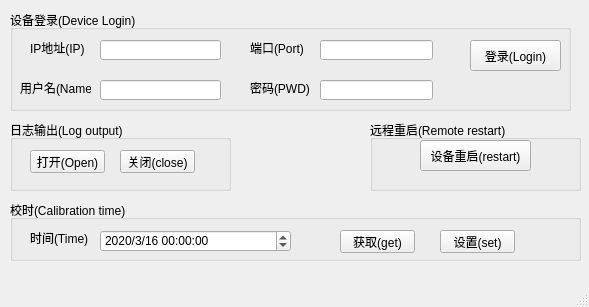
<?xml version="1.0" encoding="UTF-8"?>
<ui version="4.0">
 <class>MainWindow</class>
 <widget class="QMainWindow" name="MainWindow">
  <property name="geometry">
   <rect>
    <x>0</x>
    <y>0</y>
    <width>589</width>
    <height>307</height>
   </rect>
  </property>
  <property name="windowTitle">
   <string>设备控制(DeviceControl)</string>
  </property>
  <widget class="QWidget" name="centralwidget">
   <widget class="QGroupBox" name="groupBox">
    <property name="geometry">
     <rect>
      <x>10</x>
      <y>10</y>
      <width>561</width>
      <height>101</height>
     </rect>
    </property>
    <property name="title">
     <string>设备登录(Device Login)</string>
    </property>
    <widget class="QLabel" name="label">
     <property name="geometry">
      <rect>
       <x>20</x>
       <y>30</y>
       <width>71</width>
       <height>16</height>
      </rect>
     </property>
     <property name="text">
      <string>IP地址(IP)</string>
     </property>
    </widget>
    <widget class="QLineEdit" name="IP_lineEdit">
     <property name="geometry">
      <rect>
       <x>90</x>
       <y>30</y>
       <width>121</width>
       <height>20</height>
      </rect>
     </property>
    </widget>
    <widget class="QLabel" name="label_2">
     <property name="geometry">
      <rect>
       <x>240</x>
       <y>30</y>
       <width>71</width>
       <height>16</height>
      </rect>
     </property>
     <property name="text">
      <string>端口(Port)</string>
     </property>
    </widget>
    <widget class="QLineEdit" name="Port_lineEdit">
     <property name="geometry">
      <rect>
       <x>310</x>
       <y>30</y>
       <width>113</width>
       <height>20</height>
      </rect>
     </property>
    </widget>
    <widget class="QLabel" name="label_3">
     <property name="geometry">
      <rect>
       <x>10</x>
       <y>70</y>
       <width>71</width>
       <height>16</height>
      </rect>
     </property>
     <property name="text">
      <string>用户名(Name)</string>
     </property>
    </widget>
    <widget class="QLineEdit" name="Name_lineEdit">
     <property name="geometry">
      <rect>
       <x>90</x>
       <y>70</y>
       <width>121</width>
       <height>20</height>
      </rect>
     </property>
    </widget>
    <widget class="QLabel" name="label_4">
     <property name="geometry">
      <rect>
       <x>240</x>
       <y>70</y>
       <width>101</width>
       <height>16</height>
      </rect>
     </property>
     <property name="text">
      <string>密码(PWD)</string>
     </property>
    </widget>
    <widget class="QLineEdit" name="Pwd_lineEdit">
     <property name="geometry">
      <rect>
       <x>310</x>
       <y>70</y>
       <width>113</width>
       <height>20</height>
      </rect>
     </property>
     <property name="echoMode">
      <enum>QLineEdit::Password</enum>
     </property>
    </widget>
    <widget class="QPushButton" name="Login_pushButton">
     <property name="geometry">
      <rect>
       <x>460</x>
       <y>30</y>
       <width>91</width>
       <height>31</height>
      </rect>
     </property>
     <property name="text">
      <string>登录(Login)</string>
     </property>
    </widget>
   </widget>
   <widget class="QGroupBox" name="groupBox_2">
    <property name="geometry">
     <rect>
      <x>10</x>
      <y>200</y>
      <width>571</width>
      <height>61</height>
     </rect>
    </property>
    <property name="title">
     <string>校时(Calibration time)</string>
    </property>
    <widget class="QPushButton" name="GetTime_pushButton">
     <property name="geometry">
      <rect>
       <x>330</x>
       <y>30</y>
       <width>75</width>
       <height>23</height>
      </rect>
     </property>
     <property name="text">
      <string>获取(get)</string>
     </property>
    </widget>
    <widget class="QPushButton" name="SetTime_pushButton">
     <property name="geometry">
      <rect>
       <x>430</x>
       <y>30</y>
       <width>75</width>
       <height>23</height>
      </rect>
     </property>
     <property name="text">
      <string>设置(set)</string>
     </property>
    </widget>
    <widget class="QDateTimeEdit" name="Time_dateTimeEdit">
     <property name="geometry">
      <rect>
       <x>90</x>
       <y>30</y>
       <width>191</width>
       <height>22</height>
      </rect>
     </property>
     <property name="dateTime">
      <datetime>
       <hour>0</hour>
       <minute>0</minute>
       <second>0</second>
       <year>2020</year>
       <month>3</month>
       <day>16</day>
      </datetime>
     </property>
     <property name="displayFormat">
      <string>yyyy/M/d HH:mm:ss</string>
     </property>
    </widget>
    <widget class="QLabel" name="label_5">
     <property name="geometry">
      <rect>
       <x>20</x>
       <y>30</y>
       <width>71</width>
       <height>16</height>
      </rect>
     </property>
     <property name="text">
      <string>时间(Time)</string>
     </property>
    </widget>
   </widget>
   <widget class="QGroupBox" name="groupBox_3">
    <property name="geometry">
     <rect>
      <x>370</x>
      <y>120</y>
      <width>211</width>
      <height>71</height>
     </rect>
    </property>
    <property name="title">
     <string>远程重启(Remote restart)</string>
    </property>
    <widget class="QPushButton" name="Restart_pushButton">
     <property name="geometry">
      <rect>
       <x>50</x>
       <y>20</y>
       <width>111</width>
       <height>31</height>
      </rect>
     </property>
     <property name="text">
      <string>设备重启(restart)</string>
     </property>
    </widget>
   </widget>
   <widget class="QGroupBox" name="groupBox_4">
    <property name="geometry">
     <rect>
      <x>10</x>
      <y>120</y>
      <width>221</width>
      <height>71</height>
     </rect>
    </property>
    <property name="title">
     <string>日志输出(Log output)</string>
    </property>
    <widget class="QPushButton" name="CloseLog_pushButton">
     <property name="geometry">
      <rect>
       <x>110</x>
       <y>30</y>
       <width>75</width>
       <height>23</height>
      </rect>
     </property>
     <property name="text">
      <string>关闭(close)</string>
     </property>
    </widget>
    <widget class="QPushButton" name="OpenLog_pushButton">
     <property name="geometry">
      <rect>
       <x>20</x>
       <y>30</y>
       <width>75</width>
       <height>23</height>
      </rect>
     </property>
     <property name="text">
      <string>打开(Open)</string>
     </property>
    </widget>
   </widget>
  </widget>
  <widget class="QMenuBar" name="menubar">
   <property name="geometry">
    <rect>
     <x>0</x>
     <y>0</y>
     <width>589</width>
     <height>23</height>
    </rect>
   </property>
  </widget>
  <widget class="QStatusBar" name="statusbar"/>
 </widget>
 <resources/>
 <connections/>
</ui>
